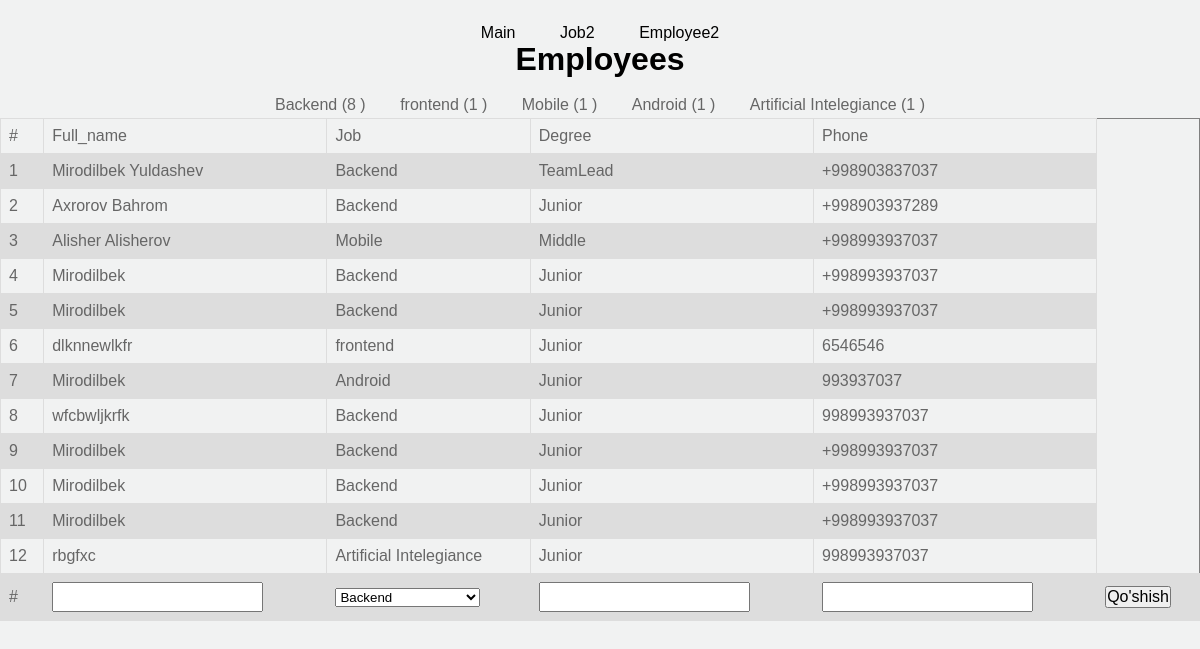
The app's page /employee2/, older data.
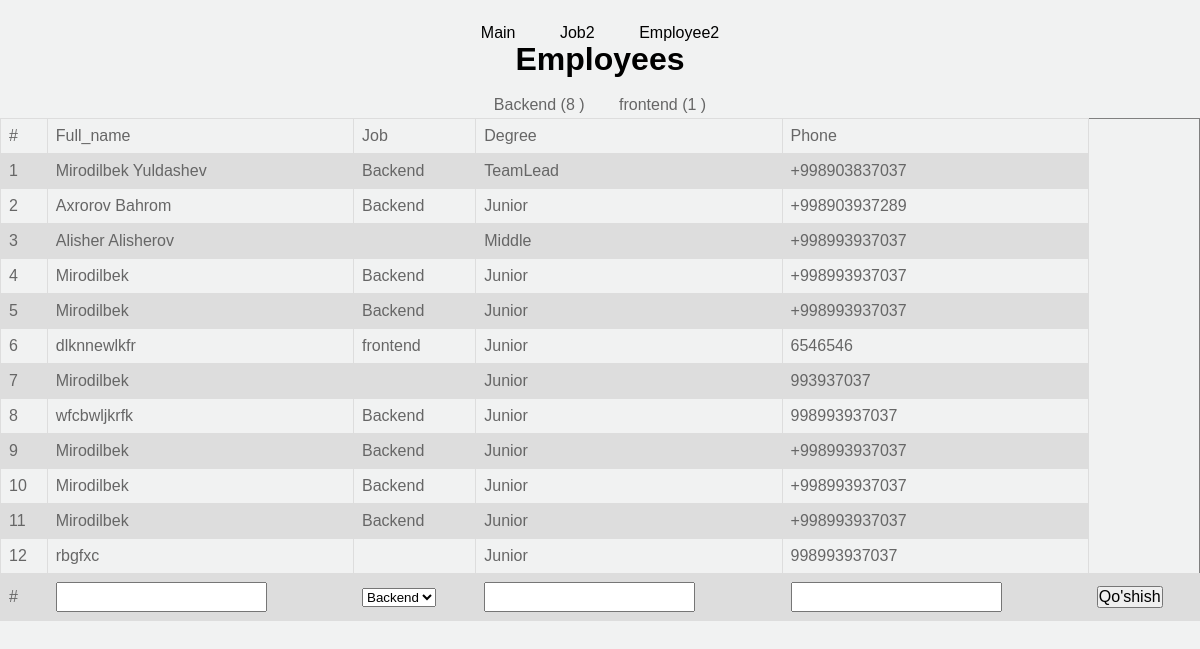
The same page, newer data.
### main/models.py (models this page shows, shortened)
class BaseJob(models.Model):
    name = models.CharField(max_length=100)

class BaseEmployee(models.Model):
    STATUS=(
        ("Junior","Junior"),
        ("Middle","Middle"),
        ("Senior","Senior"),
        ("TeamLead","TeamLead"),
    )
    full_name = models.CharField(max_length=100)
    job = models.ForeignKey(BaseJob,on_delete=models.SET_NULL,null=True,related_name='first_second')
    degree =  models.CharField(choices=STATUS,max_length=50,default="Junior")
    phone = models.CharField(max_length=13)

### main/views.py (the view)
# urls.py: path('employee2/',Employee2),
def Employee2(request):
    context={
        'employee':BaseEmployee.objects.all(),
        'jobs':BaseJob.objects.all(),
    }
    return render(request,'employee2.html',context)

### template/employee2.html (shortened to what this page needs)
{% load static %}
<html>
<link rel="stylesheet" href="{%static 'style.css'%}">
<center>
    <div class="Mainclass">
        <a href="/">Main</a>
        <a href="/job2/">Job2</a>
        <a href="/employee2/">Employee2</a>
        <h1>Employees</h1>
    </div>
</center>
<center>
    {% for i in jobs %}
        <a href="/filter2/?job={{i.id}}" style="margin:15px">{{ i.name }} ({{i.first_second.all.count}} )</a>
    {% endfor %}
<br>
</center>
<table border="1px solid coral" width='100%'>
    <tr>
        <td>#</td>
        <td>Full_name</td>
        <td>Job</td>
        <td>Degree</td>
        <td>Phone</td>
        </tr>
    {% for i in employee %}
    <tr>
        <td>{{forloop.counter}}</td>
        <td>{{i.full_name}}</td>
        <td>{{i.job.name}}</td>
        <td>{{i.degree}}</td>
        <td>{{i.phone}}</td>
    </tr>
    {% endfor %}
    <form action="/add-worker/" method="post">
        <tr>
            <td>#</td>
            <td><input type="text" name="full_name"></td>
            <td>
                <select name="job" id="">
                    {% for i in jobs %}
                        <option value="{{ i.id }}">{{ i.name }}</option>
                    {% endfor %}
                </select>
            </td>
            <td><input type="text" name="degree"></td>
            <td><input type="text" name="phone"></td>
            <td><input type="submit" value="Qo'shish"></td>
        </tr>
    </form>
</table>
</html>

### static/style.css (style rules this page uses)
table { font-family: arial, sans-serif; border-collapse: collapse; width: 100%; }
td, th { border: 1px solid #dddddd; text-align: left; padding: 8px; }
tr:nth-child(even) { background-color: #dddddd; }
.Mainclass { margin: 20px; color: black; }
.Mainclass a { margin: 20px; color: black; }
* { margin: 0; padding: 0; }
a { color: #666; text-decoration: none; }
input { font: 16px/26px "Raleway", sans-serif; }

Row changes from the older to the newer data that the page shows:
removed BaseJob: name "Mobile", first_second.all.count "1"
removed BaseJob: name "Android", first_second.all.count "1"
removed BaseJob: name "Artificial Intelegiance", first_second.all.count "1"
changed BaseEmployee "Alisher Alisherov": job.name "Mobile" → (not shown)
changed BaseEmployee (number 7 of 12 on the later page): job.name "Android" → (not shown)
changed BaseEmployee "rbgfxc": job.name "Artificial Intelegiance" → (not shown)
